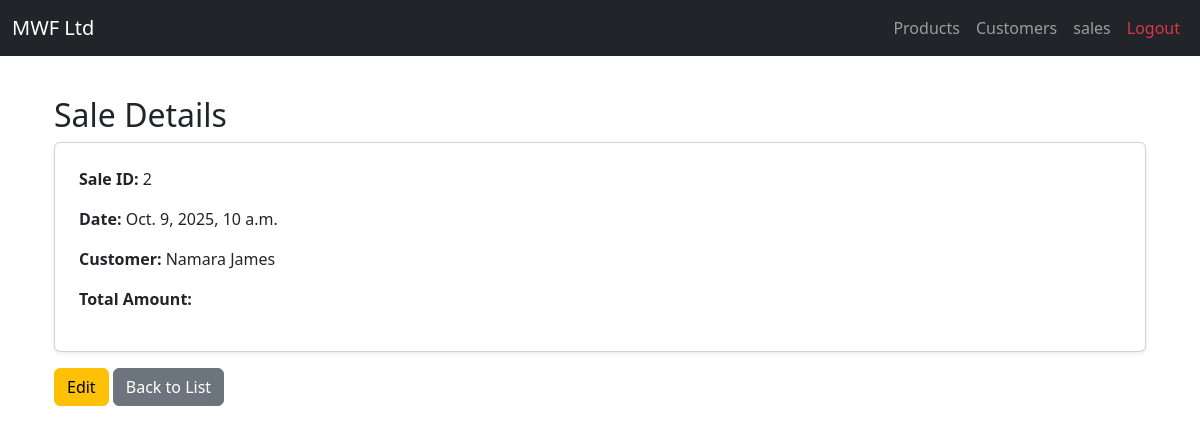
The app's page /sales/2/, older data.
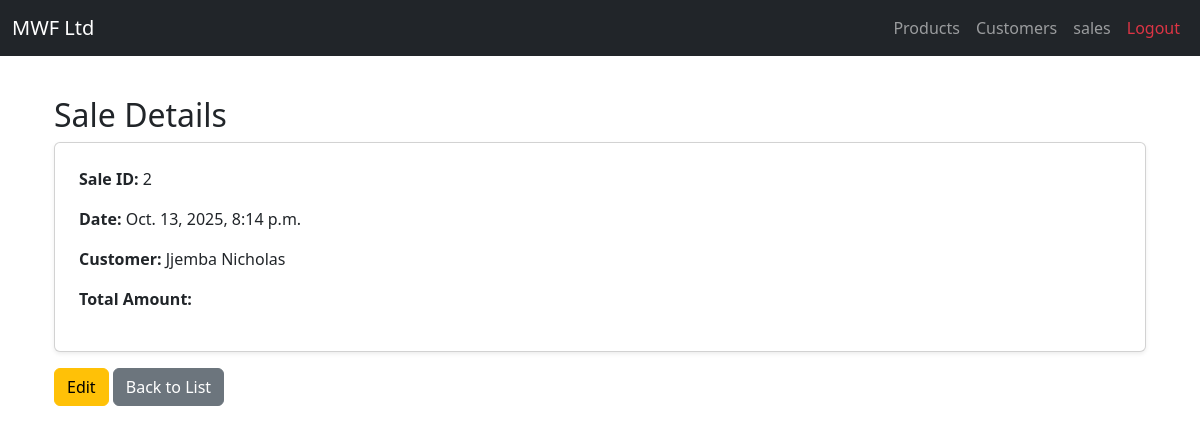
The same page, newer data.
### sales/models.py (models this page shows, shortened)
class Sale(models.Model):
    PAYMENT_CHOICES = [
        ('cash', 'Cash'),
        ('cheque', 'Cheque'),
        ('overdraft', 'Bank Overdraft'),
    ]
    customer = models.ForeignKey(Customer, on_delete=models.SET_NULL, null=True)
    product = models.ForeignKey(Product, on_delete=models.CASCADE)
    quantity = models.PositiveIntegerField()
    unit_price = models.DecimalField(max_digits=10, decimal_places=2)
    sales_agent = models.ForeignKey(settings.AUTH_USER_MODEL, on_delete=models.SET_NULL, null=True)
    transport_included = models.BooleanField(default=False)
    transport_charge = models.DecimalField(max_digits=10, decimal_places=2, default=0.00)
    payment_type = models.CharField(max_length=20, choices=PAYMENT_CHOICES)
    total_amount_paid = models.DecimalField(max_digits=10, decimal_places=2, default=0)
    receipt_number = models.CharField(max_length=50, unique=True)
    date = models.DateTimeField(auto_now_add=True)

### customers/models.py (models this page shows)
class Customer(models.Model):
    name = models.CharField(max_length=100)
    company_name = models.CharField(max_length=100, blank=True)
    phone = models.CharField(max_length=20)
    email = models.EmailField(blank=True)
    address = models.TextField()
    created_at = models.DateField(auto_now_add=True)
    def __str__(self):
        return self.name

### sales/views.py (the view)
# urls.py: path('<int:pk>/', views.sale_detail, name='sale_detail'),
def sale_detail(request, pk):
    sale = get_object_or_404(Sale, pk=pk)
    return render(request, 'sale_detail.html', {'sale': sale})

### sales/templates/sale_detail.html
{% extends 'base.html' %}
{% block content %}
<div class="container mt-4">
    <h2>Sale Details</h2>
    <div class="card shadow-sm p-4">
        <p><strong>Sale ID:</strong> {{ sale.id }}</p>
        <p><strong>Date:</strong> {{ sale.date }}</p>
        <p><strong>Customer:</strong> {{ sale.customer }}</p>
        <p><strong>Total Amount:</strong> {{ sale.total_amount }}</p>
    </div>
    <div class="mt-3">
        <a href="{% url 'sale_list' %}" class="btn btn-warning">Edit</a>
        <a href="{% url 'sale_list' %}" class="btn btn-secondary">Back to List</a>
    </div>
</div>
{% endblock %}

Row changes from the older to the newer data that the page shows:
changed Sale id 2: date "Oct. 9, 2025, 10 a.m." → "Oct. 13, 2025, 8:14 p.m."; customer "Namara James" → "Jjemba Nicholas"
